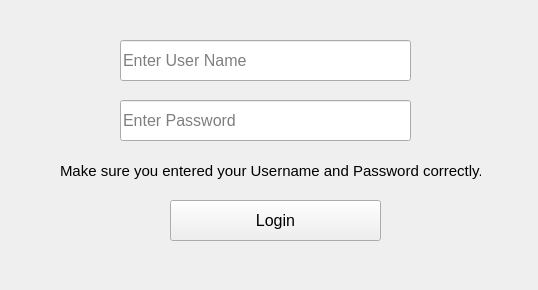
<?xml version="1.0" encoding="UTF-8"?>
<ui version="4.0">
 <class>Form</class>
 <widget class="QWidget" name="Form">
  <property name="geometry">
   <rect>
    <x>0</x>
    <y>0</y>
    <width>538</width>
    <height>290</height>
   </rect>
  </property>
  <property name="windowTitle">
   <string>Form</string>
  </property>
  <widget class="QLabel" name="Message_label">
   <property name="enabled">
    <bool>true</bool>
   </property>
   <property name="geometry">
    <rect>
     <x>60</x>
     <y>150</y>
     <width>421</width>
     <height>41</height>
    </rect>
   </property>
   <property name="font">
    <font>
     <family>Segoe UI</family>
     <pointsize>11</pointsize>
    </font>
   </property>
   <property name="text">
    <string>Make sure you entered your Username and Password correctly.</string>
   </property>
  </widget>
  <widget class="QPushButton" name="Login_pushButton">
   <property name="geometry">
    <rect>
     <x>170</x>
     <y>200</y>
     <width>211</width>
     <height>41</height>
    </rect>
   </property>
   <property name="font">
    <font>
     <family>Segoe UI</family>
     <pointsize>12</pointsize>
    </font>
   </property>
   <property name="text">
    <string>Login</string>
   </property>
  </widget>
  <widget class="QLineEdit" name="password_lineEdit">
   <property name="geometry">
    <rect>
     <x>120</x>
     <y>100</y>
     <width>291</width>
     <height>41</height>
    </rect>
   </property>
   <property name="font">
    <font>
     <family>Segoe UI</family>
     <pointsize>12</pointsize>
    </font>
   </property>
   <property name="placeholderText">
    <string>Enter Password</string>
   </property>
  </widget>
  <widget class="QLineEdit" name="username_lineEdit">
   <property name="geometry">
    <rect>
     <x>120</x>
     <y>40</y>
     <width>291</width>
     <height>41</height>
    </rect>
   </property>
   <property name="font">
    <font>
     <family>Segoe UI</family>
     <pointsize>12</pointsize>
    </font>
   </property>
   <property name="placeholderText">
    <string>Enter User Name</string>
   </property>
  </widget>
 </widget>
 <resources/>
 <connections/>
</ui>
